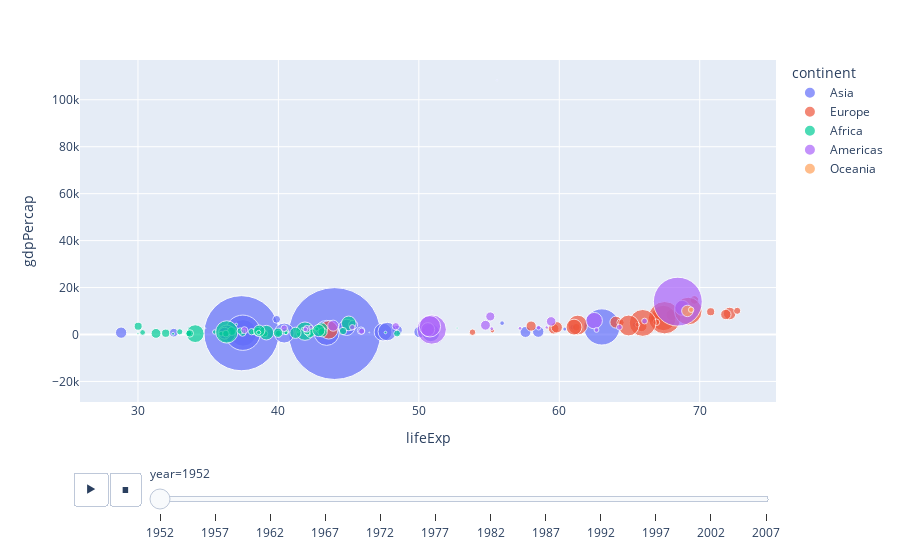

This figure's notebook cell:
### Code cell
# plot animation of the above curve on the basic of year 

px.scatter(gap,x='lifeExp',y='gdpPercap',
           color='continent',
           size='pop',size_max=100,
           hover_name='country',
           animation_frame='year',animation_group='country')

### Figure 1 — Plotly figure (JSON) as saved in the notebook; plotly's stock layout.template omitted (floating-point values rounded to 4 significant figures)
{"data": [{"hovertemplate": "<b>%{hovertext}</b><br><br>continent=Asia<br>year=1952<br>lifeExp=%{x}<br>gdpPercap=%{y}<br>pop=%{marker.size}<extra></extra>", "hovertext": ["Afghanistan", "Bahrain", "Bangladesh", "Cambodia", "China", "Hong Kong, China", "India", "Indonesia", "Iran", "Iraq", "Israel", "Japan", "Jordan", "Korea, Dem. Rep.", "Korea, Rep.", "Kuwait", "Lebanon", "Malaysia", "Mongolia", "Myanmar", "Nepal", "Oman", "Pakistan", "Philippines", "Saudi Arabia", "Singapore", "Sri Lanka", "Syria", "Taiwan", "Thailand", "Vietnam", "West Bank and Gaza", "Yemen, Rep."], "ids": ["Afghanistan", "Bahrain", "Bangladesh", "Cambodia", "China", "Hong Kong, China", "India", "Indonesia", "Iran", "Iraq", "Israel", "Japan", "Jordan", "Korea, Dem. Rep.", "Korea, Rep.", "Kuwait", "Lebanon", "Malaysia", "Mongolia", "Myanmar", "Nepal", "Oman", "Pakistan", "Philippines", "Saudi Arabia", "Singapore", "Sri Lanka", "Syria", "Taiwan", "Thailand", "Vietnam", "West Bank and Gaza", "Yemen, Rep."], "legendgroup": "Asia", "marker": {"color": "#636efa", "size": [8425333, 120447, 46886859, 4693836, 556263527, 2125900, 372000000, 82052000, 17272000, 5441766, 1620914, 86459025, 607914, 8865488, 20947571, 160000, 1439529, 6748378, 800663, 20092996, 9182536, 507833, 41346560, 22438691, 4005677, 1127000, 7982342, 3661549, 8550362, 21289402, 26246839, 1030585, 4963829], "sizemode": "area", "sizeref": 131900.0, "symbol": "circle"}, "mode": "markers", "name": "Asia", "orientation": "v", "showlegend": true, "type": "scatter", "x": [28.8, 50.94, 37.48, 39.42, 44.0, 60.96, 37.37, 37.47, 44.87, 45.32, 65.39, 63.03, 43.16, 50.06, 47.45, 55.56, 55.93, 48.46, 42.24, 36.32, 36.16, 37.58, 43.44, 47.75, 39.88, 60.4, 57.59, 45.88, 58.5, 50.85, 40.41, 43.16, 32.55], "xaxis": "x", "y": [779.4, 9867.0, 684.2, 368.5, 400.4, 3054.0, 546.6, 749.7, 3035.0, 4130.0, 4087.0, 3217.0, 1547.0, 1088.0, 1031.0, 108400.0, 4835.0, 1831.0, 786.6, 331.0, 545.9, 1828.0, 684.6, 1273.0, 6460.0, 2315.0, 1084.0, 1643.0, 1207.0, 757.8, 605.1, 1516.0, 781.7], "yaxis": "y"}, {"hovertemplate": "<b>%{hovertext}</b><br><br>continent=Europe<br>year=1952<br>lifeExp=%{x}<br>gdpPercap=%{y}<br>pop=%{marker.size}<extra></extra>", "hovertext": ["Albania", "Austria", "Belgium", "Bosnia and Herzegovina", "Bulgaria", "Croatia", "Czech Republic", "Denmark", "Finland", "France", "Germany", "Greece", "Hungary", "Iceland", "Ireland", "Italy", "Montenegro", "Netherlands", "Norway", "Poland", "Portugal", "Romania", "Serbia", "Slovak Republic", "Slovenia", "Spain", "Sweden", "Switzerland", "Turkey", "United Kingdom"], "ids": ["Albania", "Austria", "Belgium", "Bosnia and Herzegovina", "Bulgaria", "Croatia", "Czech Republic", "Denmark", "Finland", "France", "Germany", "Greece", "Hungary", "Iceland", "Ireland", "Italy", "Montenegro", "Netherlands", "Norway", "Poland", "Portugal", "Romania", "Serbia", "Slovak Republic", "Slovenia", "Spain", "Sweden", "Switzerland", "Turkey", "United Kingdom"], "legendgroup": "Europe", "marker": {"color": "#EF553B", "size": [1282697, 6927772, 8730405, 2791000, 7274900, 3882229, 9125183, 4334000, 4090500, 42459667, 69145952, 7733250, 9504000, 147962, 2952156, 47666000, 413834, 10381988, 3327728, 25730551, 8526050, 16630000, 6860147, 3558137, 1489518, 28549870, 7124673, 4815000, 22235677, 50430000], "sizemode": "area", "sizeref": 131900.0, "symbol": "circle"}, "mode": "markers", "name": "Europe", "orientation": "v", "showlegend": true, "type": "scatter", "x": [55.23, 66.8, 68.0, 53.82, 59.6, 61.21, 66.87, 70.78, 66.55, 67.41, 67.5, 65.86, 64.03, 72.49, 66.91, 65.94, 59.16, 72.13, 72.67, 61.31, 59.82, 61.05, 58.0, 64.36, 65.57, 64.94, 71.86, 69.62, 43.59, 69.18], "xaxis": "x", "y": [1601.0, 6137.0, 8343.0, 973.5, 2444.0, 3119.0, 6876.0, 9692.0, 6425.0, 7030.0, 7144.0, 3531.0, 5264.0, 7268.0, 5210.0, 4931.0, 2648.0, 8942.0, 10100.0, 4029.0, 3068.0, 3145.0, 3581.0, 5075.0, 4215.0, 3834.0, 8528.0, 14730.0, 1969.0, 9980.0], "yaxis": "y"}, {"hovertemplate": "<b>%{hovertext}</b><br><br>continent=Africa<br>year=1952<br>lifeExp=%{x}<br>gdpPercap=%{y}<br>pop=%{marker.size}<extra></extra>", "hovertext": ["Algeria", "Angola", "Benin", "Botswana", "Burkina Faso", "Burundi", "Cameroon", "Central African Republic", "Chad", "Comoros", "Congo, Dem. Rep.", "Congo, Rep.", "Cote d'Ivoire", "Djibouti", "Egypt", "Equatorial Guinea", "Eritrea", "Ethiopia", "Gabon", "Gambia", "Ghana", "Guinea", "Guinea-Bissau", "Kenya", "Lesotho", "Liberia", "Libya", "Madagascar", "Malawi", "Mali", "Mauritania", "Mauritius", "Morocco", "Mozambique", "Namibia", "Niger", "Nigeria", "Reunion", "Rwanda", "Sao Tome and Principe", "Senegal", "Sierra Leone", "Somalia", "South Africa", "Sudan", "Swaziland", "Tanzania", "Togo", "Tunisia", "Uganda", "Zambia", "Zimbabwe"], "ids": ["Algeria", "Angola", "Benin", "Botswana", "Burkina Faso", "Burundi", "Cameroon", "Central African Republic", "Chad", "Comoros", "Congo, Dem. Rep.", "Congo, Rep.", "Cote d'Ivoire", "Djibouti", "Egypt", "Equatorial Guinea", "Eritrea", "Ethiopia", "Gabon", "Gambia", "Ghana", "Guinea", "Guinea-Bissau", "Kenya", "Lesotho", "Liberia", "Libya", "Madagascar", "Malawi", "Mali", "Mauritania", "Mauritius", "Morocco", "Mozambique", "Namibia", "Niger", "Nigeria", "Reunion", "Rwanda", "Sao Tome and Principe", "Senegal", "Sierra Leone", "Somalia", "South Africa", "Sudan", "Swaziland", "Tanzania", "Togo", "Tunisia", "Uganda", "Zambia", "Zimbabwe"], "legendgroup": "Africa", "marker": {"color": "#00cc96", "size": [9279525, 4232095, 1738315, 442308, 4469979, 2445618, 5009067, 1291695, 2682462, 153936, 14100005, 854885, 2977019, 63149, 22223309, 216964, 1438760, 20860941, 420702, 284320, 5581001, 2664249, 580653, 6464046, 748747, 863308, 1019729, 4762912, 2917802, 3838168, 1022556, 516556, 9939217, 6446316, 485831, 3379468, 33119096, 257700, 2534927, 60011, 2755589, 2143249, 2526994, 14264935, 8504667, 290243, 8322925, 1219113, 3647735, 5824797, 2672000, 3080907], "sizemode": "area", "sizeref": 131900.0, "symbol": "circle"}, "mode": "markers", "name": "Africa", "orientation": "v", "showlegend": true, "type": "scatter", "x": [43.08, 30.02, 38.22, 47.62, 31.98, 39.03, 38.52, 35.46, 38.09, 40.72, 39.14, 42.11, 40.48, 34.81, 41.89, 34.48, 35.93, 34.08, 37.0, 30.0, 43.15, 33.61, 32.5, 42.27, 42.14, 38.48, 42.72, 36.68, 36.26, 33.69, 40.54, 50.99, 42.87, 31.29, 41.73, 37.44, 36.32, 52.72, 40.0, 46.47, 37.28, 30.33, 32.98, 45.01, 38.63, 41.41, 41.22, 38.6, 44.6, 39.98, 42.04, 48.45], "xaxis": "x", "y": [2449.0, 3521.0, 1063.0, 851.2, 543.3, 339.3, 1173.0, 1071.0, 1179.0, 1103.0, 780.5, 2126.0, 1389.0, 2670.0, 1419.0, 375.6, 328.9, 362.1, 4293.0, 485.2, 911.3, 510.2, 299.9, 853.5, 298.8, 575.6, 2388.0, 1443.0, 369.2, 452.3, 743.1, 1968.0, 1688.0, 468.5, 2424.0, 761.9, 1077.0, 2719.0, 493.3, 879.6, 1450.0, 879.8, 1136.0, 4725.0, 1616.0, 1148.0, 716.7, 859.8, 1468.0, 734.8, 1147.0, 406.9], "yaxis": "y"}, {"hovertemplate": "<b>%{hovertext}</b><br><br>continent=Americas<br>year=1952<br>lifeExp=%{x}<br>gdpPercap=%{y}<br>pop=%{marker.size}<extra></extra>", "hovertext": ["Argentina", "Bolivia", "Brazil", "Canada", "Chile", "Colombia", "Costa Rica", "Cuba", "Dominican Republic", "Ecuador", "El Salvador", "Guatemala", "Haiti", "Honduras", "Jamaica", "Mexico", "Nicaragua", "Panama", "Paraguay", "Peru", "Puerto Rico", "Trinidad and Tobago", "United States", "Uruguay", "Venezuela"], "ids": ["Argentina", "Bolivia", "Brazil", "Canada", "Chile", "Colombia", "Costa Rica", "Cuba", "Dominican Republic", "Ecuador", "El Salvador", "Guatemala", "Haiti", "Honduras", "Jamaica", "Mexico", "Nicaragua", "Panama", "Paraguay", "Peru", "Puerto Rico", "Trinidad and Tobago", "United States", "Uruguay", "Venezuela"], "legendgroup": "Americas", "marker": {"color": "#ab63fa", "size": [17876956, 2883315, 56602560, 14785584, 6377619, 12350771, 926317, 6007797, 2491346, 3548753, 2042865, 3146381, 3201488, 1517453, 1426095, 30144317, 1165790, 940080, 1555876, 8025700, 2227000, 662850, 157553000, 2252965, 5439568], "sizemode": "area", "sizeref": 131900.0, "symbol": "circle"}, "mode": "markers", "name": "Americas", "orientation": "v", "showlegend": true, "type": "scatter", "x": [62.48, 40.41, 50.92, 68.75, 54.74, 50.64, 57.21, 59.42, 45.93, 48.36, 45.26, 42.02, 37.58, 41.91, 58.53, 50.79, 42.31, 55.19, 62.65, 43.9, 64.28, 59.1, 68.44, 66.07, 55.09], "xaxis": "x", "y": [5911.0, 2677.0, 2109.0, 11370.0, 3940.0, 2144.0, 2627.0, 5587.0, 1398.0, 3522.0, 3048.0, 2428.0, 1840.0, 2195.0, 2899.0, 3478.0, 3112.0, 2480.0, 1952.0, 3759.0, 3082.0, 3023.0, 13990.0, 5717.0, 7690.0], "yaxis": "y"}, {"hovertemplate": "<b>%{hovertext}</b><br><br>continent=Oceania<br>year=1952<br>lifeExp=%{x}<br>gdpPercap=%{y}<br>pop=%{marker.size}<extra></extra>", "hovertext": ["Australia", "New Zealand"], "ids": ["Australia", "New Zealand"], "legendgroup": "Oceania", "marker": {"color": "#FFA15A", "size": [8691212, 1994794], "sizemode": "area", "sizeref": 131900.0, "symbol": "circle"}, "mode": "markers", "name": "Oceania", "orientation": "v", "showlegend": true, "type": "scatter", "x": [69.12, 69.39], "xaxis": "x", "y": [10040.0, 10560.0], "yaxis": "y"}], "layout": {"legend": {"itemsizing": "constant", "title": {"text": "continent"}, "tracegroupgap": 0}, "margin": {"t": 60}, "sliders": [{"active": 0, "currentvalue": {"prefix": "year="}, "len": 0.9, "pad": {"b": 10, "t": 60}, "steps": [{"args": [["1952"], {"frame": {"duration": 0, "redraw": false}, "fromcurrent": true, "mode": "immediate", "transition": {"duration": 0, "easing": "linear"}}], "label": "1952", "method": "animate"}, {"args": [["1957"], {"frame": {"duration": 0, "redraw": false}, "fromcurrent": true, "mode": "immediate", "transition": {"duration": 0, "easing": "linear"}}], "label": "1957", "method": "animate"}, {"args": [["1962"], {"frame": {"duration": 0, "redraw": false}, "fromcurrent": true, "mode": "immediate", "transition": {"duration": 0, "easing": "linear"}}], "label": "1962", "method": "animate"}, {"args": [["1967"], {"frame": {"duration": 0, "redraw": false}, "fromcurrent": true, "mode": "immediate", "transition": {"duration": 0, "easing": "linear"}}], "label": "1967", "method": "animate"}, {"args": [["1972"], {"frame": {"duration": 0, "redraw": false}, "fromcurrent": true, "mode": "immediate", "transition": {"duration": 0, "easing": "linear"}}], "label": "1972", "method": "animate"}, {"args": [["1977"], {"frame": {"duration": 0, "redraw": false}, "fromcurrent": true, "mode": "immediate", "transition": {"duration": 0, "easing": "linear"}}], "label": "1977", "method": "animate"}, {"args": [["1982"], {"frame": {"duration": 0, "redraw": false}, "fromcurrent": true, "mode": "immediate", "transition": {"duration": 0, "easing": "linear"}}], "label": "1982", "method": "animate"}, {"args": [["1987"], {"frame": {"duration": 0, "redraw": false}, "fromcurrent": true, "mode": "immediate", "transition": {"duration": 0, "easing": "linear"}}], "label": "1987", "method": "animate"}, {"args": [["1992"], {"frame": {"duration": 0, "redraw": false}, "fromcurrent": true, "mode": "immediate", "transition": {"duration": 0, "easing": "linear"}}], "label": "1992", "method": "animate"}, {"args": [["1997"], {"frame": {"duration": 0, "redraw": false}, "fromcurrent": true, "mode": "immediate", "transition": {"duration": 0, "easing": "linear"}}], "label": "1997", "method": "animate"}, {"args": [["2002"], {"frame": {"duration": 0, "redraw": false}, "fromcurrent": true, "mode": "immediate", "transition": {"duration": 0, "easing": "linear"}}], "label": "2002", "method": "animate"}, {"args": [["2007"], {"frame": {"duration": 0, "redraw": false}, "fromcurrent": true, "mode": "immediate", "transition": {"duration": 0, "easing": "linear"}}], "label": "2007", "method": "animate"}], "x": 0.1, "xanchor": "left", "y": 0, "yanchor": "top"}], "updatemenus": [{"buttons": [{"args": [null, {"frame": {"duration": 500, "redraw": false}, "fromcurrent": true, "mode": "immediate", "transition": {"duration": 500, "easing": "linear"}}], "label": "&#9654;", "method": "animate"}, {"args": [[null], {"frame": {"duration": 0, "redraw": false}, "fromcurrent": true, "mode": "immediate", "transition": {"duration": 0, "easing": "linear"}}], "label": "&#9724;", "method": "animate"}], "direction": "left", "pad": {"r": 10, "t": 70}, "showactive": false, "type": "buttons", "x": 0.1, "xanchor": "right", "y": 0, "yanchor": "top"}], "xaxis": {"anchor": "y", "domain": [0, 1], "title": {"text": "lifeExp"}}, "yaxis": {"anchor": "x", "domain": [0, 1], "title": {"text": "gdpPercap"}}}}
